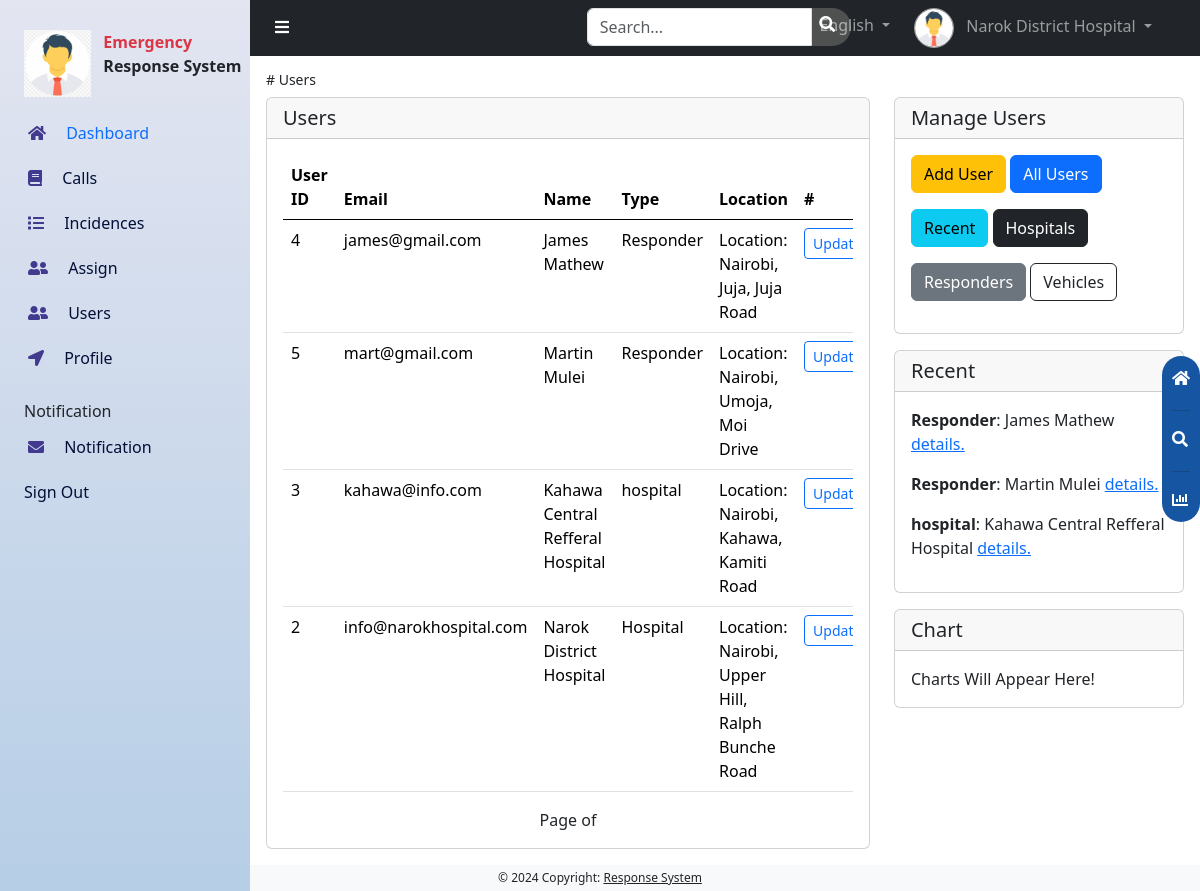
Before: /admins/user_list/ (signed in) with the older database file.
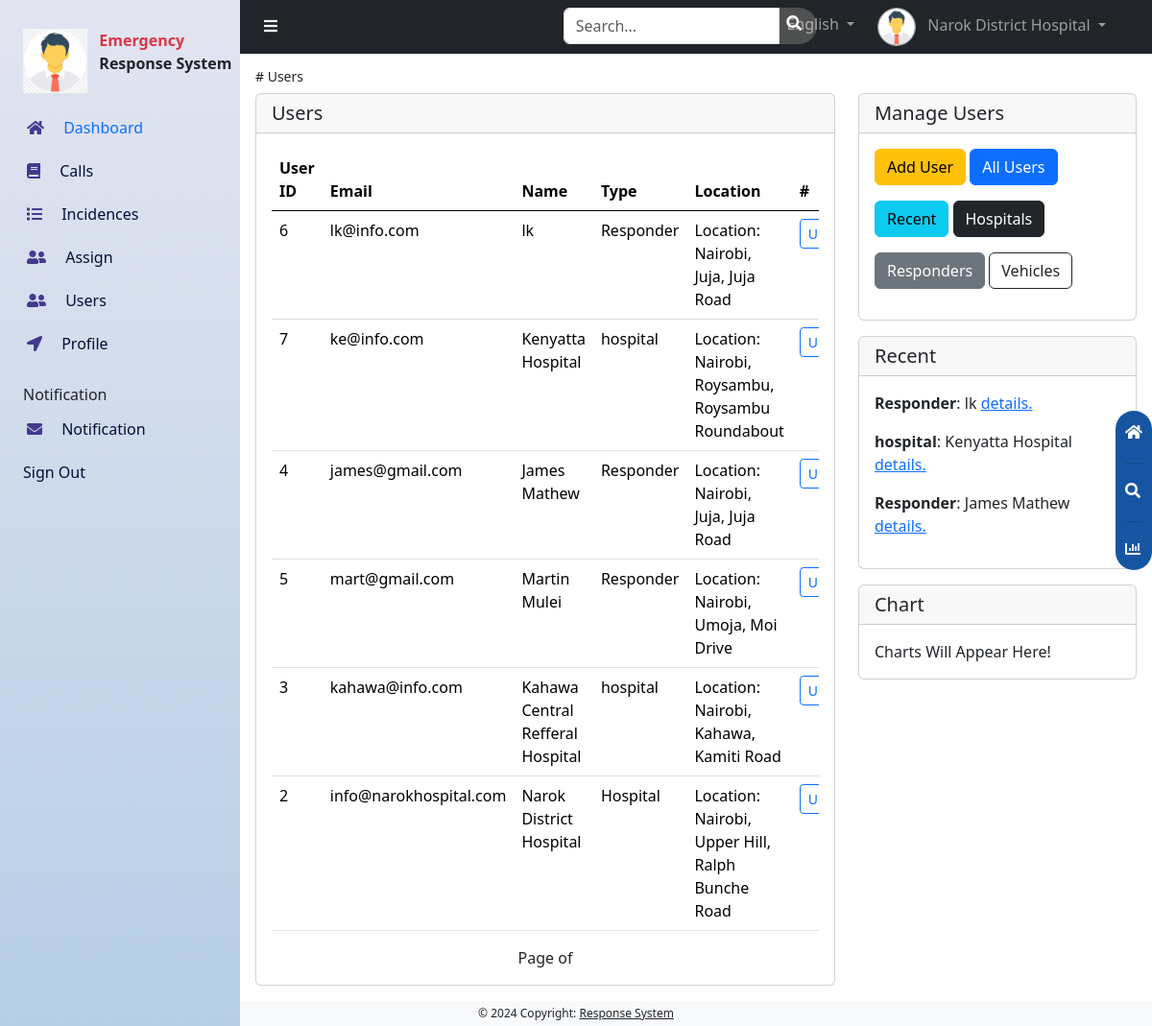
After: the same page with the newer database file.
### accounts/models.py (models this page shows)
class CustomUser(AbstractUser):
    role =[
        ('Responder', 'responder'),
        ('Hospital', 'hospital'),
        ('Vehicle', 'vehicle'),
    ]
    username = None
    email = models.EmailField(unique=True)
    full_names = models.CharField(max_length=100, blank=True)
    user_type = models.CharField(max_length=20, choices=role, default='Responder')
    location = models.ForeignKey(Location, on_delete=models.CASCADE, blank=True, null=True)
    date_joined = models.DateField(auto_now_add=True)
    USERNAME_FIELD = 'email'
    REQUIRED_FIELDS = ['full_names', ]
    objects = CustomUserManager()
    def __str__(self):
        return self.full_names

### main/models.py (models this page shows)
class Location(models.Model):
    address = models.CharField(max_length=255)
    lon = models.FloatField()
    lat = models.FloatField()
    def __str__(self):
        return f'Location: {self.address}'

### administrator/views.py (the view)
# urls.py: path('user_list/', views.user_list, name='user_list'),
@login_required
@user_passes_test(is_superuser)
def user_list(request):
    users = CustomUser.objects.all().order_by('-date_joined')
    recent_users = CustomUser.objects.all().order_by('-date_joined')[0:3]
    context = {
        'users': users,
        'recent_users': recent_users
    }
    return render(request, 'users/user_home.html', context)

### administrator/views.py (called while the page is built)
def is_superuser(request):
    return is_superuser

### administrator/templates/users/user_home.html (shortened to what the changed rows need)
{% extends '../dashboard.html' %}
{% block content %}
<div id="content" class="can_have_sidenav">
    <div class="p-3">
        {% block items %}
        <div class="row">
            <div class="col-12 col-lg-8 mb-4 mb-lg-0">
                {% if users %}
                <div class="card">
                    <div class="card-body">
                        <div class="table-responsive">
                            <table class="table">
                                <thead>
                                    <tr>
                                        <th scope="col">User ID</th>
                                        <th scope="col">Email</th>
                                        <th scope="col">Name</th>
                                        <th scope="col">Type</th>
                                        <th scope="col">Location</th>
                                        <th scope="col">#</th>
                                    </tr>
                                </thead>
                                <tbody>
                                    {% for user in users %}
                                    <tr>
                                        <td>{{user.id}}</td>
                                        <td>{{user.email}}</td>
                                        <td>{{user.full_names}}</td>
                                        <td>{{user.user_type}}</td>
                                        <td>{{user.location}}</td>
                                        <td>
                                            <a href="{% url 'user_update' user.id %}"
                                                class="btn btn-sm btn-outline-primary">Update</a>
                                        </td>
                                    </tr>
                                    {% endfor %}
                                </tbody>
                            </table>
                        </div>
                    </div>
                </div>
                {% endif %}
            </div>
            {% endblock %}
            <div class="col">
                <div class="card mb-3">
                    {% if recent_users %}
                    <div class="p-3">
                        {% for user in recent_users %}
                        <p>
                            <strong>{{user.user_type}}</strong>: {{user.full_names}} <a href="">details.</a>
                        </p>
                        {% endfor %}
                    </div>
                    {% else %}
                    <div class="card-body">
                        <p class="fw-lighter">
                            Recently added users will appear here!
                        </p>
                    </div>
                    {% endif %}
                </div>
            </div>
        </div>
    </div>
</div>
{% endblock %}

### administrator/templates/dashboard.html (shortened to what the changed rows need)
{% load static %}
<!doctype html>
<html lang="en">
<head>
    <link rel="stylesheet" href="{% static 'css/bootstrap.min.css' %}">
    <link rel="stylesheet" href="{% static 'css/fontawesome.min.css' %}">
    <link rel="stylesheet" href="{% static 'css/chart.min.css' %}">
    <link rel="stylesheet" href="{% static 'css/custom.css' %}">
    <link href="https://cdn.jsdelivr.net/npm/bootstrap@5.3.3/dist/css/bootstrap.min.css" rel="stylesheet"
>
</head>
<body>
    <nav class="navbar navbar-expand-lg navbar-dark bg-dark text-light can_have_sidenav">
        <div class="container-fluid navbar-nav">
            <div class="row w-100">
                <div class="col-3 col-lg-4 ps-4 pe-4 d-flex justify-content-end">
                    <li class="nav-item dropdown d-inline-block ms-4 mobile-nav-3">
                        <a class="nav-link dropdown-toggle p-0" href="#" id="navbarDropdown" role="button"
                            data-bs-toggle="dropdown" aria-expanded="false">
                            <img src="{% static 'images/avatar.png' %}" class="me-lg-2 profile-img" width="40">
                            <span class="d-none d-lg-inline-block">{{request.user}}</span>
                        </a>
                    </li>
                </div>
            </div>
        </div>
    </nav>
    {% block content %}{% endblock %}
</body>
</html>

Changed rows visible on the page:
no longer on one of the page's lists (row unchanged): CustomUser: user_type "Responder", full_names "Martin Mulei"
no longer on one of the page's lists (row unchanged): CustomUser: user_type "hospital", full_names "Kahawa Central Refferal Hospital"
added CustomUser: id "6", email "lk@info.com", full_names "lk", user_type "Responder", location "Location: Nairobi, Juja, Juja Road"
added CustomUser: id "7", email "ke@info.com", full_names "Kenyatta Hospital", user_type "hospital", location "Location: Nairobi, Roysambu, Roysambu Roundabout"
